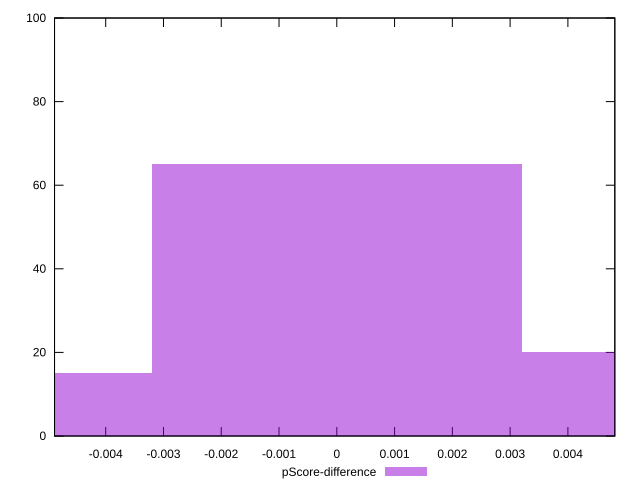

Source code (gnuplot):
reset

$pScoreDifference <<EOF
0.006411144577678107 20
-0.006411144577678107 15
0 65
EOF

set key outside below
set boxwidth 0.006411144577678107
set xrange [-0.004885853292098896:0.0048123807292661525]
set yrange [0:100]
set trange [0:100]
set style fill transparent solid 0.5 noborder
set terminal svg size 640, 490 enhanced background rgb 'white'
set output "report_00017_2021-02-10T15-08-03.406Z/mainthread-work-breakdown/samples/pages/pScore-difference/histogram.svg"

plot $pScoreDifference title "pScore-difference" with boxes

reset
